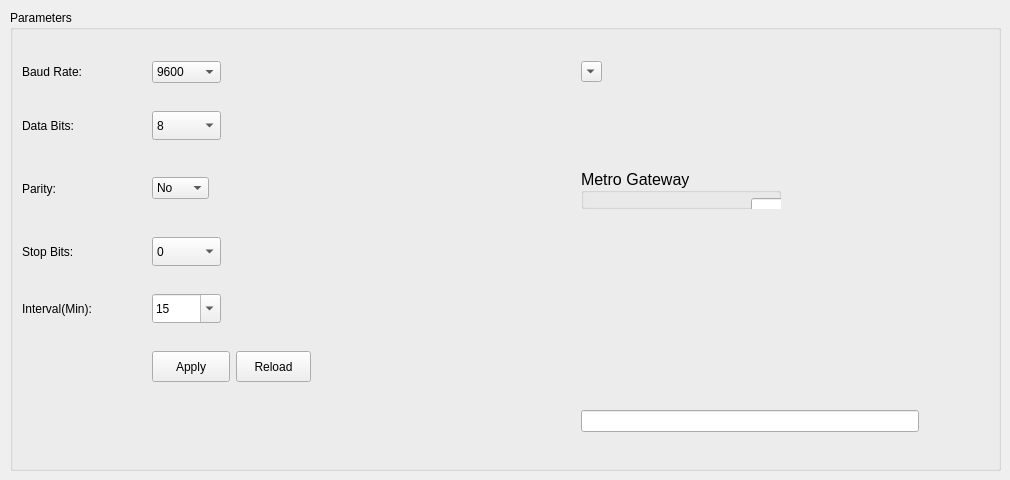
    <widget class="QWidget" name="LoraNet_3">
     <property name="enabled">
      <bool>true</bool>
     </property>
     <property name="sizePolicy">
      <sizepolicy hsizetype="Expanding" vsizetype="Preferred">
       <horstretch>0</horstretch>
       <verstretch>0</verstretch>
      </sizepolicy>
     </property>
     <attribute name="title">
      <string>M-Bus</string>
     </attribute>
     <widget class="QGroupBox" name="groupBox_9">
      <property name="geometry">
       <rect>
        <x>10</x>
        <y>10</y>
        <width>991</width>
        <height>461</height>
       </rect>
      </property>
      <property name="title">
       <string>Parameters</string>
      </property>
      <layout class="QGridLayout" name="gridLayout_9">
       <item row="2" column="15">
        <widget class="QGroupBox" name="groupBox_13">
         <property name="sizePolicy">
          <sizepolicy hsizetype="Fixed" vsizetype="Preferred">
           <horstretch>0</horstretch>
           <verstretch>0</verstretch>
          </sizepolicy>
         </property>
         <property name="minimumSize">
          <size>
           <width>200</width>
           <height>0</height>
          </size>
         </property>
         <property name="font">
          <font>
           <pointsize>12</pointsize>
          </font>
         </property>
         <property name="layoutDirection">
          <enum>Qt::LeftToRight</enum>
         </property>
         <property name="title">
          <string>Metro Gateway </string>
         </property>
         <property name="alignment">
          <set>Qt::AlignLeading|Qt::AlignLeft|Qt::AlignVCenter</set>
         </property>
         <widget class="QLabel" name="label_114">
          <property name="geometry">
           <rect>
            <x>10</x>
            <y>70</y>
            <width>131</width>
            <height>16</height>
           </rect>
          </property>
          <property name="text">
           <string>Device Info：</string>
          </property>
         </widget>
         <widget class="QLabel" name="label_116">
          <property name="geometry">
           <rect>
            <x>10</x>
            <y>40</y>
            <width>151</width>
            <height>16</height>
           </rect>
          </property>
          <property name="sizePolicy">
           <sizepolicy hsizetype="Minimum" vsizetype="Preferred">
            <horstretch>0</horstretch>
            <verstretch>0</verstretch>
           </sizepolicy>
          </property>
          <property name="maximumSize">
           <size>
            <width>500</width>
            <height>16777215</height>
           </size>
          </property>
          <property name="text">
           <string>Device Status：</string>
          </property>
         </widget>
         <widget class="QPushButton" name="RSSIRead_3">
          <property name="geometry">
           <rect>
            <x>470</x>
            <y>30</y>
            <width>75</width>
            <height>23</height>
           </rect>
          </property>
          <property name="text">
           <string>Read</string>
          </property>
         </widget>
         <widget class="QPushButton" name="SNNRRead_3">
          <property name="geometry">
           <rect>
            <x>470</x>
            <y>70</y>
            <width>75</width>
            <height>23</height>
           </rect>
          </property>
          <property name="text">
           <string>Read</string>
          </property>
         </widget>
         <widget class="QLineEdit" name="rssiLineEdit_3">
          <property name="geometry">
           <rect>
            <x>170</x>
            <y>30</y>
            <width>81</width>
            <height>20</height>
           </rect>
          </property>
          <property name="readOnly">
           <bool>true</bool>
          </property>
         </widget>
         <widget class="QLineEdit" name="snnrLineEdit_3">
          <property name="geometry">
           <rect>
            <x>170</x>
            <y>70</y>
            <width>141</width>
            <height>20</height>
           </rect>
          </property>
          <property name="readOnly">
           <bool>true</bool>
          </property>
         </widget>
        </widget>
       </item>
       <item row="8" column="15">
        <widget class="QLineEdit" name="mbusPrimaryEdit">
         <property name="text">
          <string/>
         </property>
        </widget>
       </item>
       <item row="0" column="2">
        <widget class="QComboBox" name="s_baudCombo_2">
         <property name="sizePolicy">
          <sizepolicy hsizetype="Fixed" vsizetype="Fixed">
           <horstretch>10</horstretch>
           <verstretch>0</verstretch>
          </sizepolicy>
         </property>
         <property name="maximumSize">
          <size>
           <width>69</width>
           <height>29</height>
          </size>
         </property>
         <property name="editable">
          <bool>false</bool>
         </property>
         <property name="currentText">
          <string>9600</string>
         </property>
         <item>
          <property name="text">
           <string>9600</string>
          </property>
         </item>
         <item>
          <property name="text">
           <string>4800</string>
          </property>
         </item>
         <item>
          <property name="text">
           <string>2400</string>
          </property>
         </item>
         <item>
          <property name="text">
           <string>1200</string>
          </property>
         </item>
         <item>
          <property name="text">
           <string>300</string>
          </property>
         </item>
        </widget>
       </item>
       <item row="5" column="2">
        <widget class="QPushButton" name="serialBtn_2">
         <property name="maximumSize">
          <size>
           <width>78</width>
           <height>31</height>
          </size>
         </property>
         <property name="text">
          <string>Apply</string>
         </property>
        </widget>
       </item>
       <item row="2" column="0">
        <widget class="QLabel" name="label_73">
         <property name="text">
          <string>Parity:</string>
         </property>
        </widget>
       </item>
       <item row="3" column="0">
        <widget class="QLabel" name="label_76">
         <property name="text">
          <string>Stop Bits:</string>
         </property>
        </widget>
       </item>
       <item row="0" column="19">
        <spacer name="horizontalSpacer_14">
         <property name="orientation">
          <enum>Qt::Horizontal</enum>
         </property>
         <property name="sizeType">
          <enum>QSizePolicy::Fixed</enum>
         </property>
         <property name="sizeHint" stdset="0">
          <size>
           <width>70</width>
           <height>20</height>
          </size>
         </property>
        </spacer>
       </item>
       <item row="2" column="19">
        <spacer name="horizontalSpacer_13">
         <property name="orientation">
          <enum>Qt::Horizontal</enum>
         </property>
         <property name="sizeType">
          <enum>QSizePolicy::Fixed</enum>
         </property>
         <property name="sizeHint" stdset="0">
          <size>
           <width>70</width>
           <height>15</height>
          </size>
         </property>
        </spacer>
       </item>
       <item row="5" column="14">
        <widget class="QPushButton" name="serialBtnRead_2">
         <property name="maximumSize">
          <size>
           <width>75</width>
           <height>31</height>
          </size>
         </property>
         <property name="text">
          <string>Reload</string>
         </property>
        </widget>
       </item>
       <item row="2" column="2">
        <widget class="QComboBox" name="s_parityCombo_2">
         <property name="sizePolicy">
          <sizepolicy hsizetype="Fixed" vsizetype="Fixed">
           <horstretch>0</horstretch>
           <verstretch>0</verstretch>
          </sizepolicy>
         </property>
         <property name="currentText">
          <string>No</string>
         </property>
         <item>
          <property name="text">
           <string>No</string>
          </property>
         </item>
         <item>
          <property name="text">
           <string>Even</string>
          </property>
         </item>
         <item>
          <property name="text">
           <string>Odd</string>
          </property>
         </item>
        </widget>
       </item>
       <item row="1" column="0">
        <widget class="QLabel" name="label_74">
         <property name="text">
          <string>Data Bits:</string>
         </property>
        </widget>
       </item>
       <item row="3" column="2">
        <widget class="QComboBox" name="s_stopBitsCombo_2">
         <property name="maximumSize">
          <size>
           <width>69</width>
           <height>29</height>
          </size>
         </property>
         <item>
          <property name="text">
           <string>0</string>
          </property>
         </item>
         <item>
          <property name="text">
           <string>1</string>
          </property>
         </item>
         <item>
          <property name="text">
           <string>2</string>
          </property>
         </item>
        </widget>
       </item>
       <item row="0" column="15">
        <widget class="QComboBox" name="mbusRegister">
         <property name="sizePolicy">
          <sizepolicy hsizetype="Expanding" vsizetype="Fixed">
           <horstretch>0</horstretch>
           <verstretch>0</verstretch>
          </sizepolicy>
         </property>
         <property name="maximumSize">
          <size>
           <width>21</width>
           <height>21</height>
          </size>
         </property>
         <property name="editable">
          <bool>false</bool>
         </property>
         <property name="currentText">
          <string>1</string>
         </property>
         <item>
          <property name="text">
           <string>1</string>
          </property>
         </item>
         <item>
          <property name="text">
           <string>2</string>
          </property>
         </item>
         <item>
          <property name="text">
           <string>3</string>
          </property>
         </item>
         <item>
          <property name="text">
           <string>4</string>
          </property>
         </item>
         <item>
          <property name="text">
           <string>5</string>
          </property>
         </item>
         <item>
          <property name="text">
           <string>6</string>
          </property>
         </item>
         <item>
          <property name="text">
           <string>7</string>
          </property>
         </item>
         <item>
          <property name="text">
           <string>8</string>
          </property>
         </item>
         <item>
          <property name="text">
           <string>9</string>
          </property>
         </item>
         <item>
          <property name="text">
           <string>10</string>
          </property>
         </item>
         <item>
          <property name="text">
           <string>11</string>
          </property>
         </item>
         <item>
          <property name="text">
           <string>12</string>
          </property>
         </item>
         <item>
          <property name="text">
           <string>13</string>
          </property>
         </item>
         <item>
          <property name="text">
           <string>14</string>
          </property>
         </item>
         <item>
          <property name="text">
           <string>15</string>
          </property>
         </item>
         <item>
          <property name="text">
           <string>16</string>
          </property>
         </item>
         <item>
          <property name="text">
           <string>17</string>
          </property>
         </item>
         <item>
          <property name="text">
           <string>18</string>
          </property>
         </item>
         <item>
          <property name="text">
           <string>19</string>
          </property>
         </item>
         <item>
          <property name="text">
           <string>20</string>
          </property>
         </item>
        </widget>
       </item>
       <item row="0" column="0" colspan="2">
        <widget class="QLabel" name="label_77">
         <property name="sizePolicy">
          <sizepolicy hsizetype="Fixed" vsizetype="Preferred">
           <horstretch>0</horstretch>
           <verstretch>0</verstretch>
          </sizepolicy>
         </property>
         <property name="minimumSize">
          <size>
           <width>124</width>
           <height>0</height>
          </size>
         </property>
         <property name="maximumSize">
          <size>
           <width>124</width>
           <height>16777215</height>
          </size>
         </property>
         <property name="text">
          <string>Baud Rate:</string>
         </property>
        </widget>
       </item>
       <item row="1" column="14">
        <spacer name="horizontalSpacer_15">
         <property name="orientation">
          <enum>Qt::Horizontal</enum>
         </property>
         <property name="sizeHint" stdset="0">
          <size>
           <width>40</width>
           <height>20</height>
          </size>
         </property>
        </spacer>
       </item>
       <item row="1" column="2">
        <widget class="QComboBox" name="s_dataBitsCombo_2">
         <property name="maximumSize">
          <size>
           <width>69</width>
           <height>29</height>
          </size>
         </property>
         <property name="currentText">
          <string>8</string>
         </property>
         <item>
          <property name="text">
           <string>8</string>
          </property>
         </item>
         <item>
          <property name="text">
           <string>7</string>
          </property>
         </item>
        </widget>
       </item>
       <item row="4" column="0">
        <widget class="QLabel" name="label_136">
         <property name="text">
          <string>Interval(Min):</string>
         </property>
        </widget>
       </item>
       <item row="4" column="2">
        <widget class="QComboBox" name="s_intervalCombo">
         <property name="maximumSize">
          <size>
           <width>69</width>
           <height>29</height>
          </size>
         </property>
         <property name="editable">
          <bool>true</bool>
         </property>
         <property name="currentText">
          <string>15</string>
         </property>
         <item>
          <property name="text">
           <string>15</string>
          </property>
         </item>
         <item>
          <property name="text">
           <string>20</string>
          </property>
         </item>
         <item>
          <property name="text">
           <string>30</string>
          </property>
         </item>
         <item>
          <property name="text">
           <string>60</string>
          </property>
         </item>
        </widget>
       </item>
      </layout>
     </widget>
    </widget>
